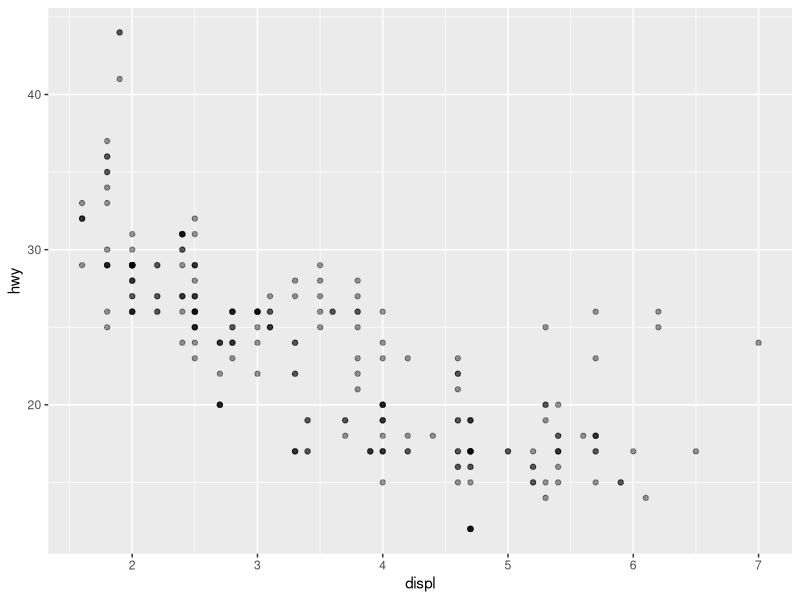
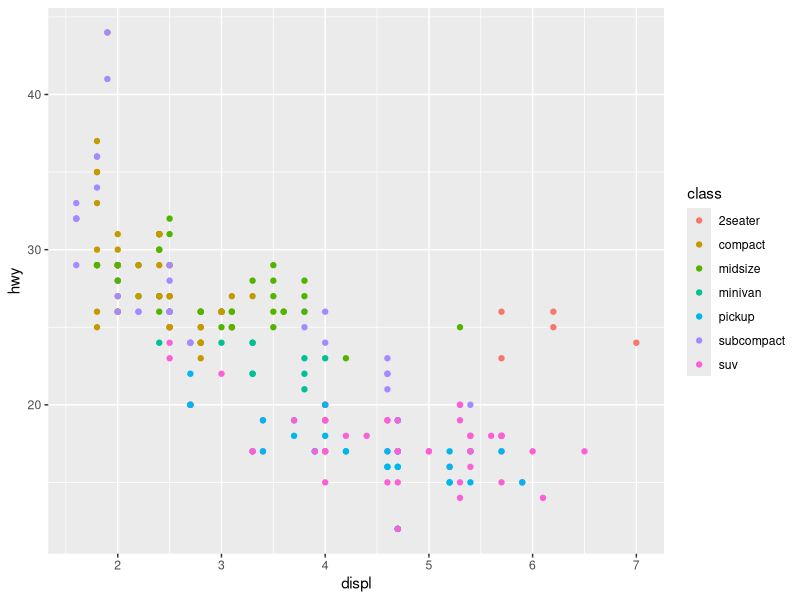
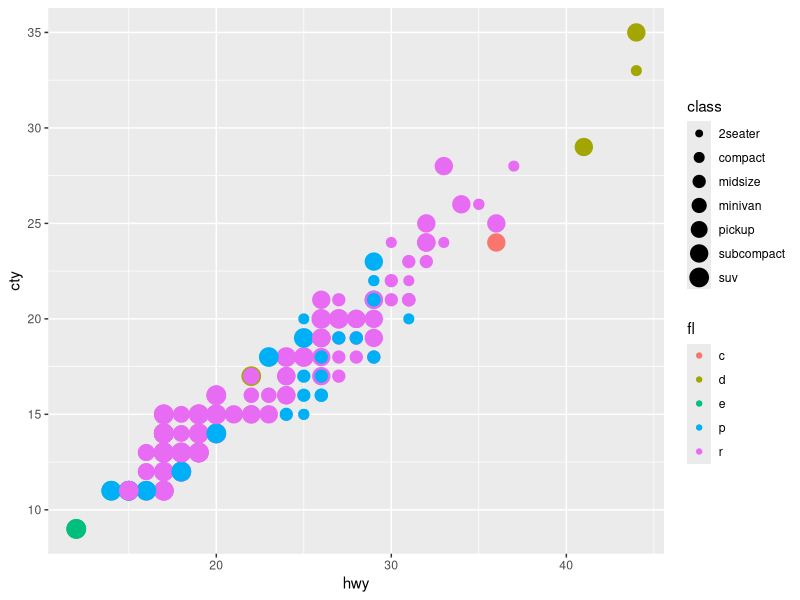
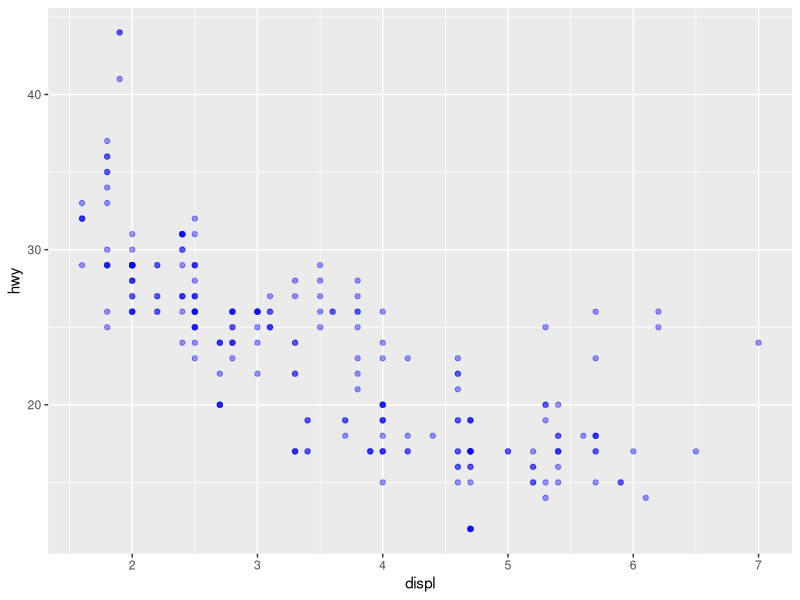

Source code (R) for these figures, in order:
## ---- chunk 1
library(tidyverse)
## ---- chunk 2
mpg
## ---- chunk 3
myplot <- ggplot(data = mpg, aes(x = displ, y = hwy)) +
  geom_point(alpha = 0.4) # scatter plot w transparent points (alpha) 
myplot 
## ---- chunk 4
ggplot(mpg,aes(x = displ, y = hwy, color = class)) +
  geom_point()
## ---- chunk 5
ggplot(mpg,aes(x = hwy, y = cty, size = class, color = fl)) +
  geom_point()
## ---- chunk 6
ggplot(mpg, aes(x = displ, y = hwy))+
  geom_point(alpha = 0.4, color = "blue")
